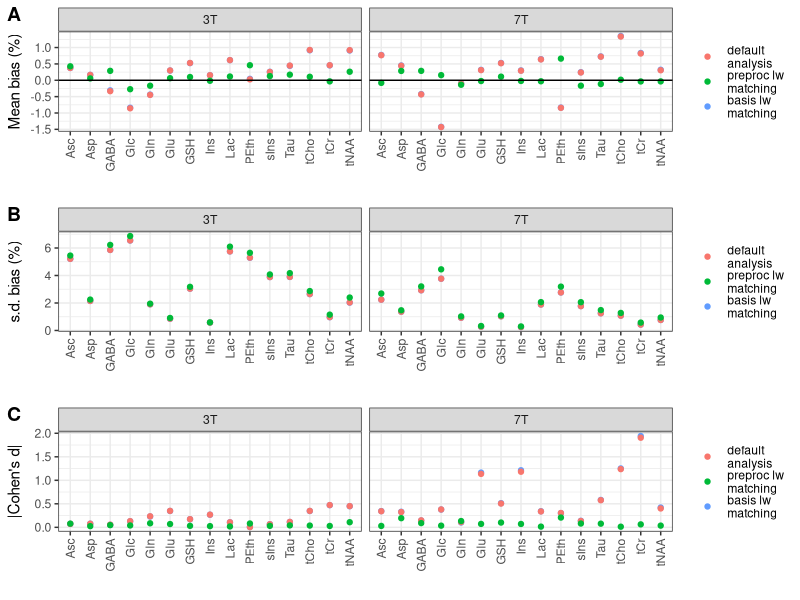
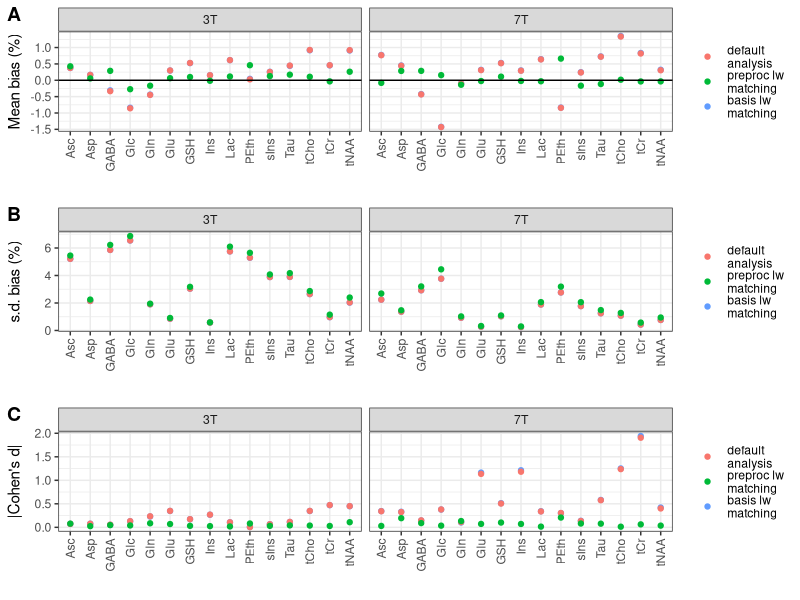

Recreate these plots in R, in order.
library(tidyverse)
library(cowplot)
library(stringr)

theme_set(theme_bw())

dyn_res <- read_csv("figures/fsl_static_fitting_results.csv", show_col_types = FALSE) |>
select(-1) |>
mutate(
method = factor(
method,
levels = c("default analysis", "preproc lw matching", "basis lw matching")
)
)

legend_labels <- function(x) str_wrap(x, width = 12)

mean_p <- dyn_res |>
filter(value_type == "Mean") |>
ggplot(aes(x = Metabolite, y = value, col = method)) +
geom_point() +
facet_wrap(~ field, ncol = 2) +
theme(axis.text.x = element_text(angle = 90, vjust = 0.5, hjust = 1)) +
ylab("Mean bias (%)") +
xlab("") +
theme(legend.title = element_blank()) +
geom_hline(yintercept = 0) +
scale_color_discrete(labels = legend_labels)

sd_p <- dyn_res |>
filter(value_type == "SD") |>
ggplot(aes(x = Metabolite, y = value, col = method)) +
geom_point() +
facet_wrap(~ field, ncol = 2) +
theme(axis.text.x = element_text(angle = 90, vjust = 0.5, hjust = 1)) +
ylab("s.d. bias (%)") +
xlab("") +
theme(legend.title = element_blank()) +
scale_color_discrete(labels = legend_labels)

cd_p <- dyn_res |>
filter(value_type == "Cohens d") |>
ggplot(aes(x = Metabolite, y = value, col = method)) +
geom_point() +
facet_wrap(~ field, ncol = 2) +
theme(axis.text.x = element_text(angle = 90, vjust = 0.5, hjust = 1)) +
ylab("|Cohen's d|") +
xlab("") +
theme(legend.title = element_blank()) +
scale_color_discrete(labels = legend_labels)

plot_grid(mean_p, sd_p, cd_p, nrow = 3, labels = c("A", "B", "C"), align = "v")

ggsave("figures/fsl_static.png", width = 8, height = 8)
